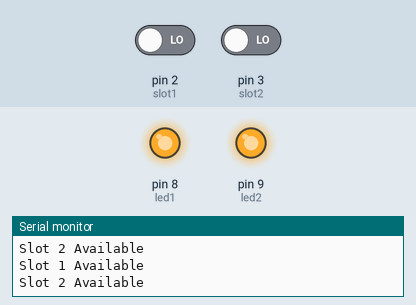
A sketch run on a simulated Arduino Uno, built with avr-gcc and run on an emulated ATmega328P. Parts: output pins drawn as LEDs (lit = HIGH), the last lines printed to the serial monitor. The inputs (shaded band) are chosen by the test bench; at power-on: pin 2 (slot1) LOW, pin 3 (slot2) LOW.

Above: at 1.8 s.
1.9 s: pin 2 (slot1) driven HIGH
At 2.3 s:
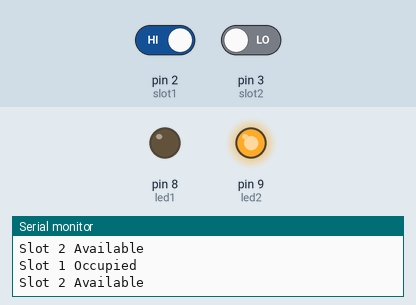
3.5 s: pin 3 (slot2) driven HIGH
At 4.6 s:
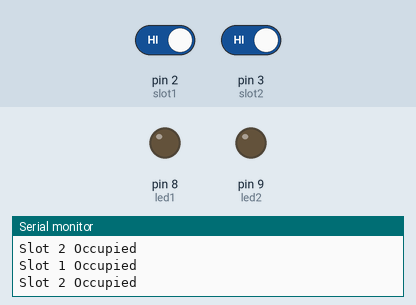
5.0 s: pin 2 (slot1) driven LOW
At 5.8 s:
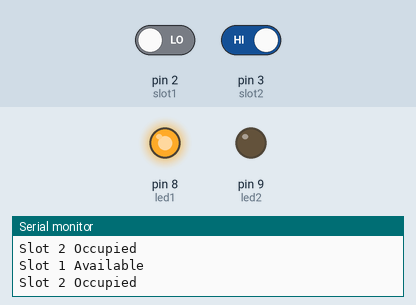
6.5 s: pin 3 (slot2) driven LOW
At 7.0 s:
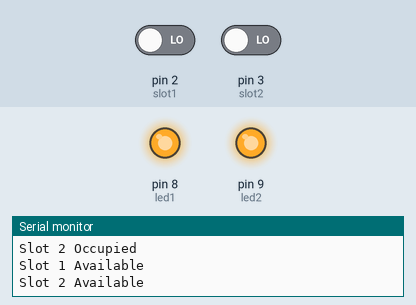
Timing chart, 0 to 9.0 s (numbered marks = the images above; inputs shaded):
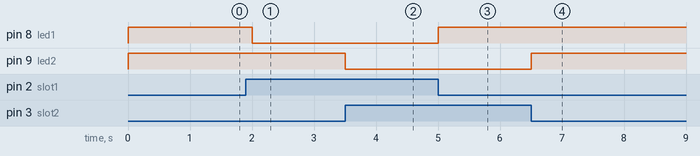

The sketch:

smart_parking.ino
```cpp
int slot1 = 2;
int slot2 = 3;

int led1 = 8;
int led2 = 9;

void setup()
{
  pinMode(slot1, INPUT);
  pinMode(slot2, INPUT);

  pinMode(led1, OUTPUT);
  pinMode(led2, OUTPUT);

  Serial.begin(9600);
}

void loop()
{
  int s1 = digitalRead(slot1);
  int s2 = digitalRead(slot2);

  if(s1 == HIGH)
  {
    digitalWrite(led1, LOW);
    Serial.println("Slot 1 Occupied");
  }
  else
  {
    digitalWrite(led1, HIGH);
    Serial.println("Slot 1 Available");
  }

  if(s2 == HIGH)
  {
    digitalWrite(led2, LOW);
    Serial.println("Slot 2 Occupied");
  }
  else
  {
    digitalWrite(led2, HIGH);
    Serial.println("Slot 2 Available");
  }

  delay(500);
}
```

Measured:
- after the input at 1.9 s, pin 8 (led1): HIGH → LOW after 0.10 s
- after the input at 3.5 s, pin 9 (led2): HIGH → LOW at once
- after the input at 5.0 s, pin 8 (led1): LOW → HIGH at once
- after the input at 6.5 s, pin 9 (led2): LOW → HIGH at once
